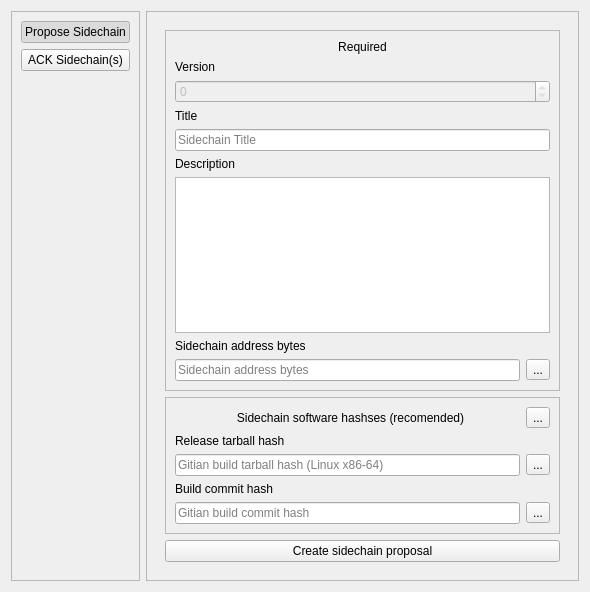
<?xml version="1.0" encoding="UTF-8"?>
<ui version="4.0">
 <class>SidechainMinerDialog</class>
 <widget class="QWidget" name="SidechainMinerDialog">
  <property name="geometry">
   <rect>
    <x>0</x>
    <y>0</y>
    <width>590</width>
    <height>592</height>
   </rect>
  </property>
  <property name="windowTitle">
   <string>Sidechain management (for miners)</string>
  </property>
  <layout class="QHBoxLayout" name="horizontalLayout">
   <item>
    <widget class="QFrame" name="frame">
     <property name="sizePolicy">
      <sizepolicy hsizetype="Maximum" vsizetype="Preferred">
       <horstretch>0</horstretch>
       <verstretch>0</verstretch>
      </sizepolicy>
     </property>
     <property name="frameShape">
      <enum>QFrame::StyledPanel</enum>
     </property>
     <property name="frameShadow">
      <enum>QFrame::Raised</enum>
     </property>
     <layout class="QVBoxLayout" name="verticalLayout">
      <item>
       <widget class="QPushButton" name="pushButtonProposeSidechain">
        <property name="text">
         <string>Propose Sidechain</string>
        </property>
        <property name="checkable">
         <bool>true</bool>
        </property>
        <property name="checked">
         <bool>true</bool>
        </property>
        <property name="autoExclusive">
         <bool>true</bool>
        </property>
       </widget>
      </item>
      <item>
       <widget class="QPushButton" name="pushButtonVoteSidechain">
        <property name="text">
         <string>ACK Sidechain(s)</string>
        </property>
        <property name="checkable">
         <bool>true</bool>
        </property>
        <property name="checked">
         <bool>false</bool>
        </property>
        <property name="autoExclusive">
         <bool>true</bool>
        </property>
       </widget>
      </item>
      <item>
       <spacer name="verticalSpacer">
        <property name="orientation">
         <enum>Qt::Vertical</enum>
        </property>
        <property name="sizeHint" stdset="0">
         <size>
          <width>20</width>
          <height>40</height>
         </size>
        </property>
       </spacer>
      </item>
     </layout>
    </widget>
   </item>
   <item>
    <widget class="QFrame" name="frame_2">
     <property name="frameShape">
      <enum>QFrame::StyledPanel</enum>
     </property>
     <property name="frameShadow">
      <enum>QFrame::Raised</enum>
     </property>
     <layout class="QVBoxLayout" name="verticalLayout_2">
      <item>
       <widget class="QStackedWidget" name="stackedWidget">
        <property name="currentIndex">
         <number>1</number>
        </property>
        <widget class="QWidget" name="page">
         <layout class="QVBoxLayout" name="verticalLayout_3">
          <item>
           <widget class="QFrame" name="frame_6">
            <property name="frameShape">
             <enum>QFrame::NoFrame</enum>
            </property>
            <property name="frameShadow">
             <enum>QFrame::Raised</enum>
            </property>
            <layout class="QHBoxLayout" name="horizontalLayout_3"/>
           </widget>
          </item>
          <item>
           <widget class="QTableView" name="tableViewActivation"/>
          </item>
          <item>
           <widget class="QLabel" name="label_9">
            <property name="text">
             <string>Highlight sidechain(s) and select:</string>
            </property>
           </widget>
          </item>
          <item>
           <widget class="QFrame" name="frame_5">
            <property name="frameShape">
             <enum>QFrame::HLine</enum>
            </property>
            <property name="frameShadow">
             <enum>QFrame::Sunken</enum>
            </property>
            <layout class="QHBoxLayout" name="horizontalLayout_2">
             <item>
              <widget class="QPushButton" name="pushButtonActivate">
               <property name="minimumSize">
                <size>
                 <width>128</width>
                 <height>0</height>
                </size>
               </property>
               <property name="text">
                <string>ACK</string>
               </property>
               <property name="icon">
                <iconset resource="../drivenet.qrc">
                 <normaloff>:/icons/transaction_confirmed</normaloff>:/icons/transaction_confirmed</iconset>
               </property>
               <property name="iconSize">
                <size>
                 <width>16</width>
                 <height>16</height>
                </size>
               </property>
              </widget>
             </item>
             <item>
              <widget class="QPushButton" name="pushButtonReject">
               <property name="minimumSize">
                <size>
                 <width>128</width>
                 <height>0</height>
                </size>
               </property>
               <property name="text">
                <string>NACK</string>
               </property>
               <property name="icon">
                <iconset resource="../drivenet.qrc">
                 <normaloff>:/icons/transaction_conflicted</normaloff>:/icons/transaction_conflicted</iconset>
               </property>
               <property name="iconSize">
                <size>
                 <width>16</width>
                 <height>16</height>
                </size>
               </property>
              </widget>
             </item>
             <item>
              <spacer name="horizontalSpacer">
               <property name="orientation">
                <enum>Qt::Horizontal</enum>
               </property>
               <property name="sizeHint" stdset="0">
                <size>
                 <width>40</width>
                 <height>20</height>
                </size>
               </property>
              </spacer>
             </item>
             <item>
              <widget class="QToolButton" name="toolButtonACKSidechains">
               <property name="text">
                <string>...</string>
               </property>
               <property name="icon">
                <iconset resource="../drivenet.qrc">
                 <normaloff>:/icons/transaction_0</normaloff>:/icons/transaction_0</iconset>
               </property>
              </widget>
             </item>
            </layout>
           </widget>
          </item>
         </layout>
        </widget>
        <widget class="QWidget" name="page_2">
         <layout class="QVBoxLayout" name="verticalLayout_4">
          <item>
           <widget class="QFrame" name="frame_13">
            <property name="frameShape">
             <enum>QFrame::StyledPanel</enum>
            </property>
            <property name="frameShadow">
             <enum>QFrame::Raised</enum>
            </property>
            <layout class="QVBoxLayout" name="verticalLayout_12">
             <item>
              <widget class="QLabel" name="label_3">
               <property name="text">
                <string>Required</string>
               </property>
               <property name="alignment">
                <set>Qt::AlignCenter</set>
               </property>
              </widget>
             </item>
             <item>
              <widget class="QLabel" name="label_13">
               <property name="text">
                <string>Version</string>
               </property>
              </widget>
             </item>
             <item>
              <widget class="QSpinBox" name="spinBoxVersion">
               <property name="enabled">
                <bool>false</bool>
               </property>
               <property name="maximum">
                <number>0</number>
               </property>
              </widget>
             </item>
             <item>
              <widget class="QLabel" name="label_4">
               <property name="text">
                <string>Title</string>
               </property>
              </widget>
             </item>
             <item>
              <widget class="QLineEdit" name="lineEditTitle">
               <property name="placeholderText">
                <string>Sidechain Title</string>
               </property>
              </widget>
             </item>
             <item>
              <widget class="QLabel" name="label_5">
               <property name="text">
                <string>Description</string>
               </property>
              </widget>
             </item>
             <item>
              <widget class="QPlainTextEdit" name="plainTextEditDescription">
               <property name="plainText">
                <string/>
               </property>
               <property name="placeholderText">
                <string>Describe the sidechain...</string>
               </property>
              </widget>
             </item>
             <item>
              <widget class="QLabel" name="label_6">
               <property name="text">
                <string>Sidechain address bytes</string>
               </property>
              </widget>
             </item>
             <item>
              <widget class="QFrame" name="frame_11">
               <property name="frameShape">
                <enum>QFrame::NoFrame</enum>
               </property>
               <property name="frameShadow">
                <enum>QFrame::Raised</enum>
               </property>
               <property name="lineWidth">
                <number>0</number>
               </property>
               <layout class="QHBoxLayout" name="horizontalLayout_7">
                <property name="leftMargin">
                 <number>0</number>
                </property>
                <property name="topMargin">
                 <number>0</number>
                </property>
                <property name="rightMargin">
                 <number>0</number>
                </property>
                <property name="bottomMargin">
                 <number>0</number>
                </property>
                <item>
                 <widget class="QLineEdit" name="lineEditHash">
                  <property name="text">
                   <string/>
                  </property>
                  <property name="placeholderText">
                   <string>Sidechain address bytes</string>
                  </property>
                 </widget>
                </item>
                <item>
                 <widget class="QToolButton" name="toolButtonKeyHash">
                  <property name="text">
                   <string>...</string>
                  </property>
                  <property name="icon">
                   <iconset resource="../drivenet.qrc">
                    <normaloff>:/icons/transaction_0</normaloff>:/icons/transaction_0</iconset>
                  </property>
                 </widget>
                </item>
               </layout>
              </widget>
             </item>
            </layout>
           </widget>
          </item>
          <item>
           <widget class="QFrame" name="frame_12">
            <property name="frameShape">
             <enum>QFrame::StyledPanel</enum>
            </property>
            <property name="frameShadow">
             <enum>QFrame::Raised</enum>
            </property>
            <layout class="QVBoxLayout" name="verticalLayout_13">
             <item>
              <widget class="QFrame" name="frame_7">
               <property name="frameShape">
                <enum>QFrame::NoFrame</enum>
               </property>
               <property name="frameShadow">
                <enum>QFrame::Raised</enum>
               </property>
               <layout class="QHBoxLayout" name="horizontalLayout_4">
                <property name="spacing">
                 <number>0</number>
                </property>
                <property name="leftMargin">
                 <number>0</number>
                </property>
                <property name="topMargin">
                 <number>0</number>
                </property>
                <property name="rightMargin">
                 <number>0</number>
                </property>
                <property name="bottomMargin">
                 <number>0</number>
                </property>
                <item>
                 <widget class="QLabel" name="label_2">
                  <property name="text">
                   <string>Sidechain software hashses (recomended)</string>
                  </property>
                  <property name="alignment">
                   <set>Qt::AlignCenter</set>
                  </property>
                 </widget>
                </item>
                <item>
                 <widget class="QToolButton" name="toolButtonSoftwareHashes">
                  <property name="text">
                   <string>...</string>
                  </property>
                  <property name="icon">
                   <iconset resource="../drivenet.qrc">
                    <normaloff>:/icons/transaction_0</normaloff>:/icons/transaction_0</iconset>
                  </property>
                 </widget>
                </item>
               </layout>
              </widget>
             </item>
             <item>
              <widget class="QLabel" name="label_11">
               <property name="text">
                <string>Release tarball hash</string>
               </property>
              </widget>
             </item>
             <item>
              <widget class="QFrame" name="frame_9">
               <property name="frameShape">
                <enum>QFrame::NoFrame</enum>
               </property>
               <property name="frameShadow">
                <enum>QFrame::Raised</enum>
               </property>
               <layout class="QHBoxLayout" name="horizontalLayout_5">
                <property name="leftMargin">
                 <number>0</number>
                </property>
                <property name="topMargin">
                 <number>0</number>
                </property>
                <property name="rightMargin">
                 <number>0</number>
                </property>
                <property name="bottomMargin">
                 <number>0</number>
                </property>
                <item>
                 <widget class="QLineEdit" name="lineEditIDHash1">
                  <property name="placeholderText">
                   <string>Gitian build tarball hash (Linux x86-64)</string>
                  </property>
                 </widget>
                </item>
                <item>
                 <widget class="QToolButton" name="toolButtonIDHash1">
                  <property name="text">
                   <string>...</string>
                  </property>
                  <property name="icon">
                   <iconset resource="../drivenet.qrc">
                    <normaloff>:/icons/transaction_0</normaloff>:/icons/transaction_0</iconset>
                  </property>
                 </widget>
                </item>
               </layout>
              </widget>
             </item>
             <item>
              <widget class="QLabel" name="label_12">
               <property name="text">
                <string>Build commit hash</string>
               </property>
              </widget>
             </item>
             <item>
              <widget class="QFrame" name="frame_10">
               <property name="frameShape">
                <enum>QFrame::NoFrame</enum>
               </property>
               <property name="frameShadow">
                <enum>QFrame::Raised</enum>
               </property>
               <layout class="QHBoxLayout" name="horizontalLayout_6">
                <property name="leftMargin">
                 <number>0</number>
                </property>
                <property name="topMargin">
                 <number>0</number>
                </property>
                <property name="rightMargin">
                 <number>0</number>
                </property>
                <property name="bottomMargin">
                 <number>0</number>
                </property>
                <item>
                 <widget class="QLineEdit" name="lineEditIDHash2">
                  <property name="placeholderText">
                   <string>Gitian build commit hash</string>
                  </property>
                 </widget>
                </item>
                <item>
                 <widget class="QToolButton" name="toolButtonIDHash2">
                  <property name="text">
                   <string>...</string>
                  </property>
                  <property name="icon">
                   <iconset resource="../drivenet.qrc">
                    <normaloff>:/icons/transaction_0</normaloff>:/icons/transaction_0</iconset>
                  </property>
                 </widget>
                </item>
               </layout>
              </widget>
             </item>
            </layout>
           </widget>
          </item>
          <item>
           <widget class="QPushButton" name="pushButtonCreateSidechainProposal">
            <property name="text">
             <string>Create sidechain proposal</string>
            </property>
           </widget>
          </item>
         </layout>
        </widget>
        <widget class="QWidget" name="page_3">
         <layout class="QVBoxLayout" name="verticalLayout_5">
          <item>
           <widget class="QListView" name="listView"/>
          </item>
         </layout>
        </widget>
        <widget class="QWidget" name="page_4">
         <layout class="QVBoxLayout" name="verticalLayout_7">
          <item>
           <widget class="QFrame" name="frame_4">
            <property name="frameShape">
             <enum>QFrame::StyledPanel</enum>
            </property>
            <property name="frameShadow">
             <enum>QFrame::Raised</enum>
            </property>
            <layout class="QGridLayout" name="gridLayout">
             <item row="1" column="0">
              <widget class="QCheckBox" name="checkBox">
               <property name="enabled">
                <bool>false</bool>
               </property>
               <property name="text">
                <string>Select all</string>
               </property>
               <property name="checked">
                <bool>true</bool>
               </property>
              </widget>
             </item>
             <item row="2" column="0">
              <widget class="QListView" name="listView_2">
               <property name="enabled">
                <bool>false</bool>
               </property>
              </widget>
             </item>
             <item row="0" column="0">
              <widget class="QLabel" name="label_8">
               <property name="enabled">
                <bool>false</bool>
               </property>
               <property name="text">
                <string>Select which sidechain(s) you want to accept BMM requests for</string>
               </property>
              </widget>
             </item>
            </layout>
           </widget>
          </item>
          <item>
           <widget class="QFrame" name="frame_8">
            <property name="frameShape">
             <enum>QFrame::StyledPanel</enum>
            </property>
            <property name="frameShadow">
             <enum>QFrame::Raised</enum>
            </property>
            <layout class="QVBoxLayout" name="verticalLayout_11">
             <item>
              <widget class="QGroupBox" name="groupBoxStorage">
               <property name="enabled">
                <bool>false</bool>
               </property>
               <property name="title">
                <string>Storage</string>
               </property>
               <layout class="QVBoxLayout" name="verticalLayout_10">
                <item>
                 <widget class="QCheckBox" name="checkBox_2">
                  <property name="text">
                   <string>Enable sidechain deposit disk cache (deposit.dat)</string>
                  </property>
                  <property name="checked">
                   <bool>true</bool>
                  </property>
                 </widget>
                </item>
                <item>
                 <widget class="QCheckBox" name="checkBox_3">
                  <property name="text">
                   <string>Automatically prune deposit.dat</string>
                  </property>
                 </widget>
                </item>
                <item>
                 <widget class="QCheckBox" name="checkBox_4">
                  <property name="text">
                   <string>Enable sidechain WT^ disk cache (wtprime.dat)</string>
                  </property>
                  <property name="checked">
                   <bool>true</bool>
                  </property>
                 </widget>
                </item>
                <item>
                 <widget class="QCheckBox" name="checkBox_5">
                  <property name="text">
                   <string>Automatically prune wtprime.dat</string>
                  </property>
                  <property name="checked">
                   <bool>true</bool>
                  </property>
                 </widget>
                </item>
               </layout>
              </widget>
             </item>
            </layout>
           </widget>
          </item>
          <item>
           <spacer name="verticalSpacer_3">
            <property name="orientation">
             <enum>Qt::Vertical</enum>
            </property>
            <property name="sizeHint" stdset="0">
             <size>
              <width>20</width>
              <height>40</height>
             </size>
            </property>
           </spacer>
          </item>
         </layout>
        </widget>
       </widget>
      </item>
     </layout>
    </widget>
   </item>
  </layout>
 </widget>
 <resources>
  <include location="../drivenet.qrc"/>
 </resources>
 <connections/>
</ui>
